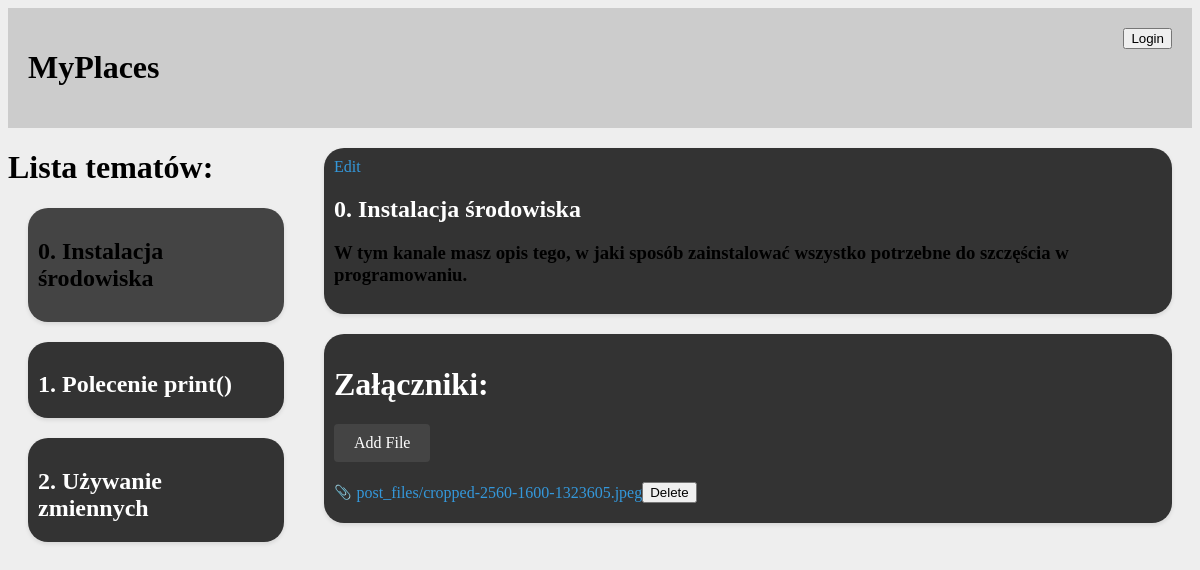
/place/2/topic/1/, run on an earlier commit of the app's database.
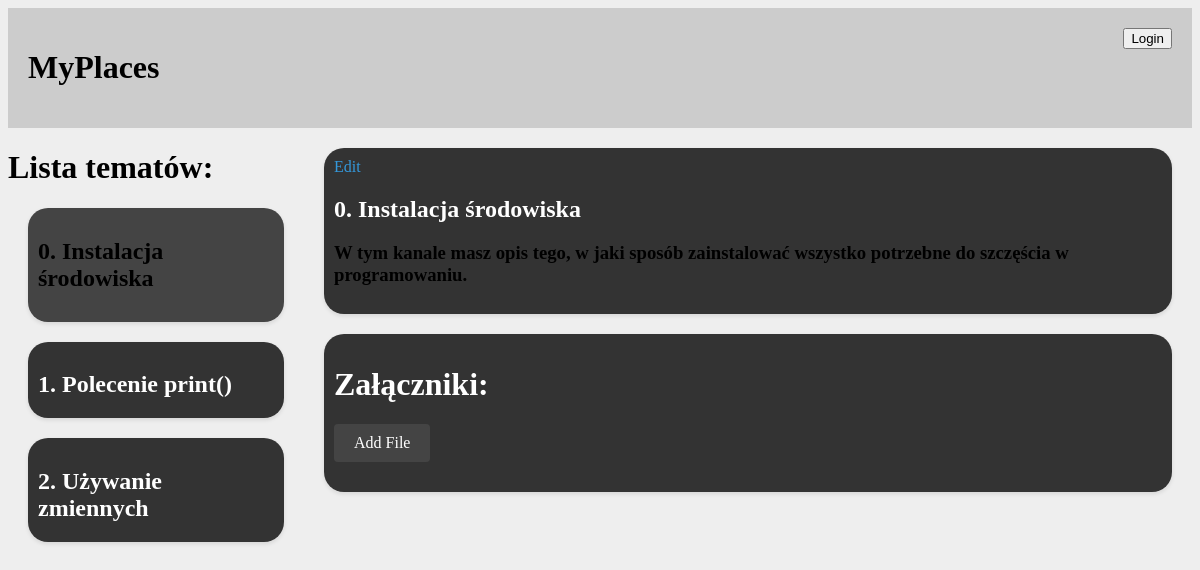
And on a later commit of the database.
### base/models.py (models this page shows)
class Topic(models.Model):
    place = models.ForeignKey(Place, on_delete=models.CASCADE)
    name = models.CharField(max_length=200)
    description = models.TextField(null=True, blank=True)
    updated = models.DateTimeField(auto_now=True)
    created = models.DateTimeField(auto_now_add=True)
    files = models.ManyToManyField('File', related_name='topics')
    class Meta:
        ordering = ["name", "-created"]

class File(models.Model):
    topic = models.ForeignKey(Topic, on_delete=models.CASCADE)
    file = models.FileField(upload_to='post_files/')
    uploaded_at = models.DateTimeField(auto_now_add=True)

### base/views.py (the view)
# urls.py: path('place/<int:place_id>/topic/<int:topic_id>/', views.topic, name='topic'),
def topic(request, place_id, topic_id):
    topic = Topic.objects.get(id=topic_id)
    place=Place.objects.get(id=place_id)
    otherTopics = Topic.objects.filter(place=place_id)
    files = File.objects.filter(topic=topic_id)
    context = {'topic': topic, 'files': files, "otherTopics": otherTopics, 'place': place}
    return render(request, 'base/topic.html', context)

### templates/base/topic.html (shortened to what this page needs)
{% extends 'main.html' %}
{% block content %}
<div class="home-container">
    <div>
        <h1>Lista tematów: </h1>
        {% for topicItem in otherTopics %}
            {% if topicItem.id == topic.id %}
            <div class="main-card-test">
                <div class="framed">
                    <h2>{{ topicItem.name }}</h2>
                </div>
            {% else %}
            <div class="main-card">
                <a href="{% url 'topic' topic.place.id topicItem.id %}">
                    <div class="framed">
                        <h2>{{ topicItem.name }}</h2>
                    </div>
                </a>
                {% endif %}
        </div>
        {% endfor %}
    </div>
    <div id="topic-content-container">
        <div class="main-card">
            <a href="{% url 'update-topic' topic.id %}">Edit</a>
            <h2>{{topic.name}}</h2>
            <div id="markdown-description">
                <h3>{{topic.description}}</h3>
            </div>
        </div>
        <div class="main-card">
            <h1 id="title">Załączniki:</h1>
            <a href="{% url 'add-file' topic.id %}" id="button-create">Add File</a>
        {% for file in files %}
            <div class="attachment">
                <a href="{{ file.file.url }}" class="attachment-link" {% if file.file.name|slice:"-3:" == ".py" %} download {% endif %}>
                    <span class="attachment-icon">📎</span>
                    {{ file.file.name }}
                </a>
                <button class="delete-file-link" data-file-id="{{ file.id }}">Delete</button>
            </div>
        {% endfor %}
        </div>
    </div>
</div>
{% endblock %}

What changed in the data, as far as the page shows it:
removed File: file.name "post_files/cropped-2560-1600-1323605.jpeg"
